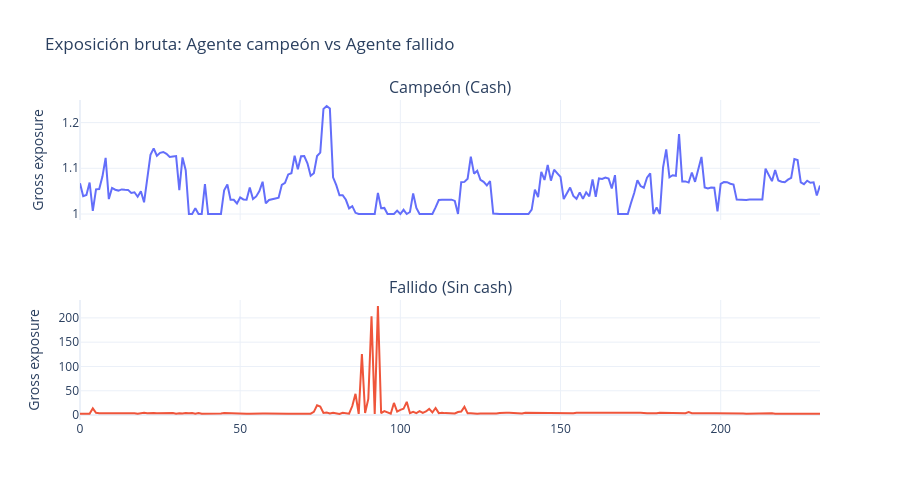

Notebook code cell kept with this figure:
### Markdown cell above
## §4 ¿Qué diferencia un agente campeón de uno fallido?

Un agente fallido (Sharpe < -1) no solo tiene malos pesos, a veces **colapsa a una política degenerada** (ej. short extremo, sobreexposición, o girar la cartera 100% cada día). Vamos a visualizar la evolución de la exposición de un agente fallido.

### Code cell
def get_trajectory(model, env):
    obs, _ = env.reset(seed=999, options={"start_idx": WINDOW - 1})
    gross, cash, log_rets = [], [], []
    done = False
    while not done:
        a, _ = model.predict(obs, deterministic=True)
        obs, _, term, trunc, info = env.step(a)
        gross.append(float(np.abs(info["weights"]).sum()))
        cash.append(info.get("cash_weight", 0.0))
        log_rets.append(info["log_ret"])
        done = term or trunc
    equity = np.cumprod(np.exp(np.cumsum(log_rets))) # simplificado
    return gross, cash, log_rets

# Campeón
g_best, c_best, r_best = get_trajectory(model_best, env_best)

# Fallido
model_fail, env_fail = get_model_env(failed_row["model_file"], "A", False)
g_fail, c_fail, r_fail = get_trajectory(model_fail, env_fail)

fig = make_subplots(rows=2, cols=1, shared_xaxes=True, subplot_titles=("Campeón (Cash)", "Fallido (Sin cash)"))
fig.add_trace(go.Scatter(y=g_best, name="Gross Exposure"), row=1, col=1)
fig.add_trace(go.Scatter(y=g_fail, name="Gross Exposure"), row=2, col=1)

fig.update_layout(
    title="Exposición bruta: Agente campeón vs Agente fallido",
    template="plotly_white", height=500, showlegend=False
)
fig.update_yaxes(title_text="Gross exposure", row=1, col=1)
fig.update_yaxes(title_text="Gross exposure", row=2, col=1)
fig.show()

### Figure 1 — Plotly figure (JSON) as saved in the notebook; plotly's stock layout.template omitted (floating-point values rounded to 4 significant figures; data arrays with more than 128 entries replaced by an {"elided": "..."} marker saying what was removed)
{"data": [{"name": "Gross Exposure", "type": "scatter", "xaxis": "x", "y": {"elided": "232 float values"}, "yaxis": "y"}, {"name": "Gross Exposure", "type": "scatter", "xaxis": "x2", "y": {"elided": "232 float values"}, "yaxis": "y2"}], "layout": {"annotations": [{"font": {"size": 16}, "showarrow": false, "text": "Campeón (Cash)", "x": 0.5, "xanchor": "center", "xref": "paper", "y": 1, "yanchor": "bottom", "yref": "paper"}, {"font": {"size": 16}, "showarrow": false, "text": "Fallido (Sin cash)", "x": 0.5, "xanchor": "center", "xref": "paper", "y": 0.375, "yanchor": "bottom", "yref": "paper"}], "height": 500, "showlegend": false, "title": {"text": "Exposición bruta: Agente campeón vs Agente fallido"}, "xaxis": {"anchor": "y", "domain": [0, 1], "matches": "x2", "showticklabels": false}, "xaxis2": {"anchor": "y2", "domain": [0, 1]}, "yaxis": {"anchor": "x", "domain": [0.625, 1], "title": {"text": "Gross exposure"}}, "yaxis2": {"anchor": "x2", "domain": [0, 0.375], "title": {"text": "Gross exposure"}}}}
